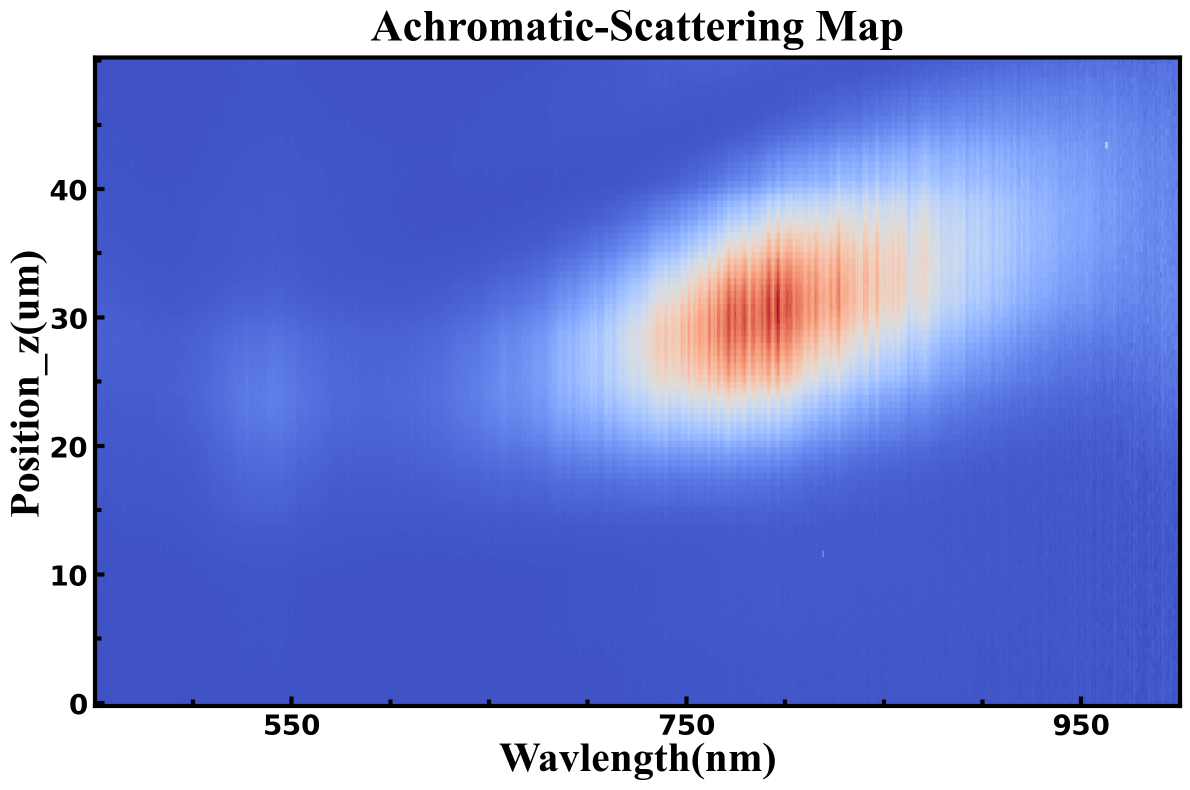
#> input picture Data_process/Scat/ZZS_65nm_AuNConAu_20251118/Image/Achromatic_NC-10_Scattering_Map.png, 2379 x 1579 px (shown at 1/2 size)
$ python -i edge_detection.py   (imports and definitions only)
#> lines starting #> are read from the running program, lines starting #| are printed output that depends on the picture
#> further down, picture is the input picture: shape (1579, 2379, 3); mean B, G, R 214.5, 141.2, 126.4
import os
import cv2 as cv
import numpy as np
from matplotlib import pyplot as plt
import re

# [7 lines of commented-out code are left out]


def sobel_filter(img):
    sobelx = cv.Sobel(img, cv.CV_64F, 1, 0, ksize=5)
    sobely = cv.Sobel(img, cv.CV_64F, 0, 1, ksize=5)
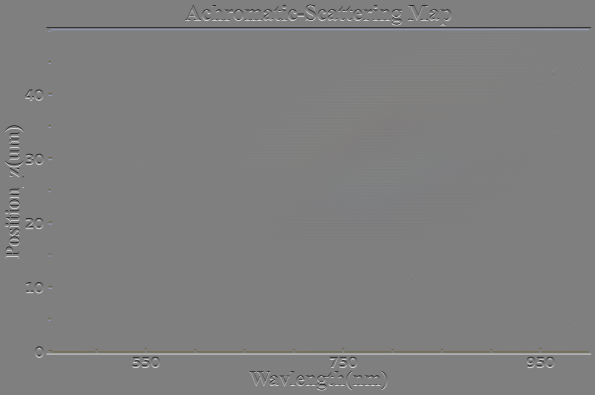
#> sobely: shape (1579, 2379, 3) float64 (shown at 1/4 size); mean B, G, R 0, 0, 0; drawn with min black and max white
    sobelx = cv.convertScaleAbs(sobelx)
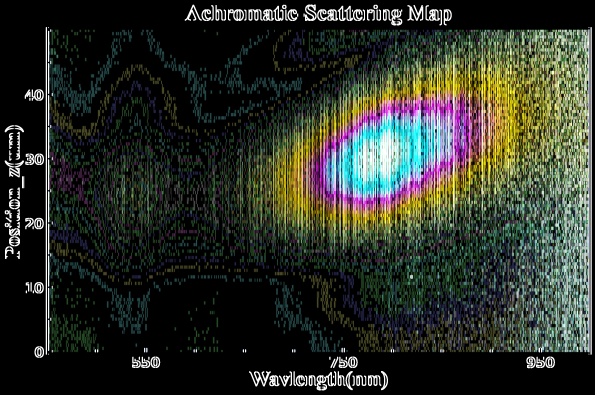
#> sobelx: shape (1579, 2379, 3) (shown at 1/4 size); mean B, G, R 40.8, 49.9, 45.2
    sobely = cv.convertScaleAbs(sobely)
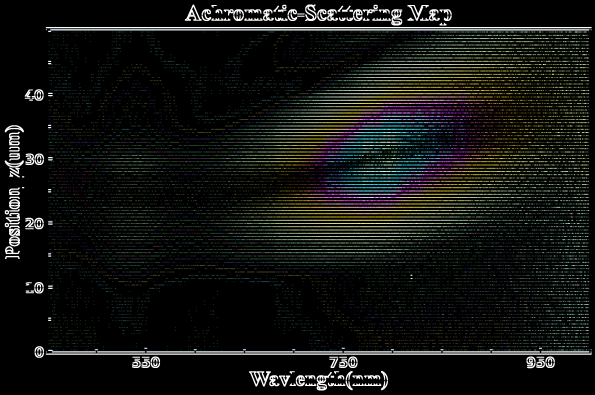
#> sobely: shape (1579, 2379, 3) (shown at 1/4 size); mean B, G, R 18.2, 21.2, 19.6
    sobelxy = cv.addWeighted(sobelx, 0.5, sobely, 0.5, 0)
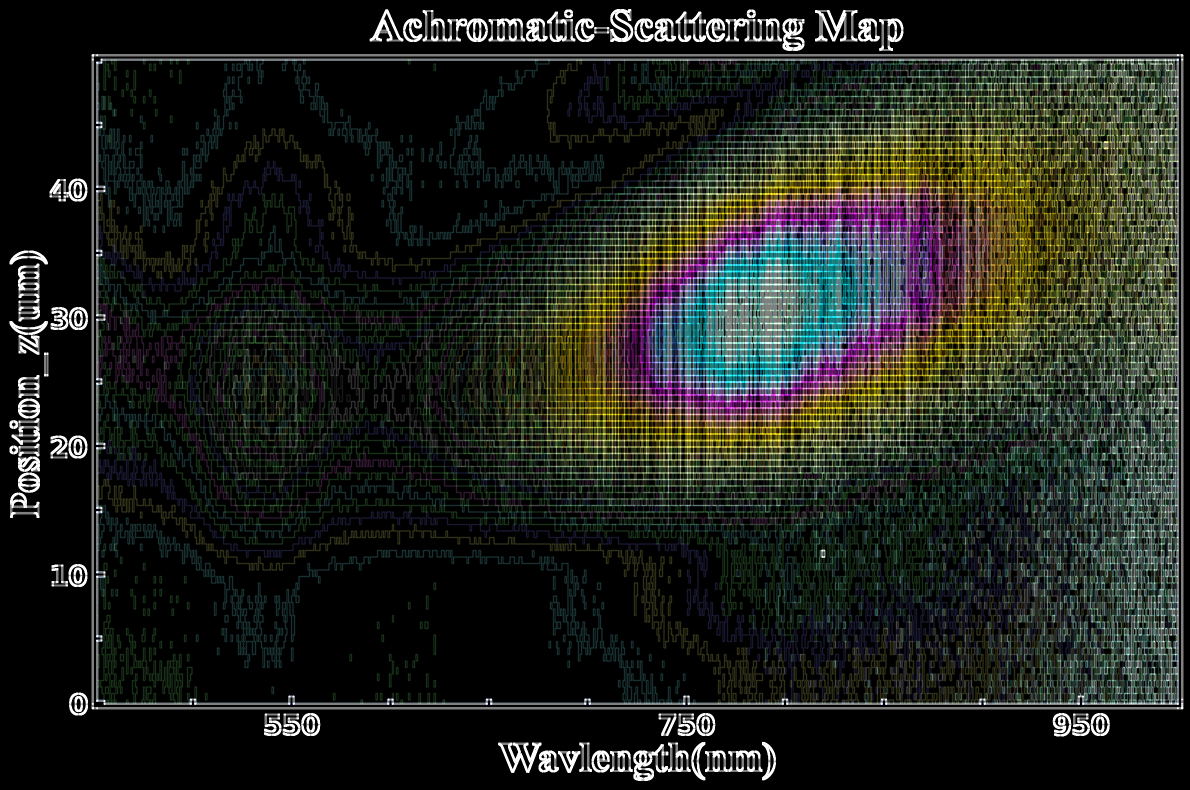
#> sobelxy: shape (1579, 2379, 3) (shown at 1/2 size); mean B, G, R 29.5, 35.6, 32.4
    return sobelxy


# [13 lines left out: functions scharr_filter, laplacian_filter, not called in this run]


# [22 lines not run here, left out]
        # [30 lines of commented-out code are left out]

>>> import cv2
>>> picture = cv2.imread('../../Data_process/Scat/ZZS_65nm_AuNConAu_20251118/Image/Achromatic_NC-10_Scattering_Map.png')
>>> result = sobel_filter(picture)

$ run again, on Data_process/Scat/ZZS_65nm_AuNConAu_20251118/Image/Achromatic_NC-14_Scattering_Map.png
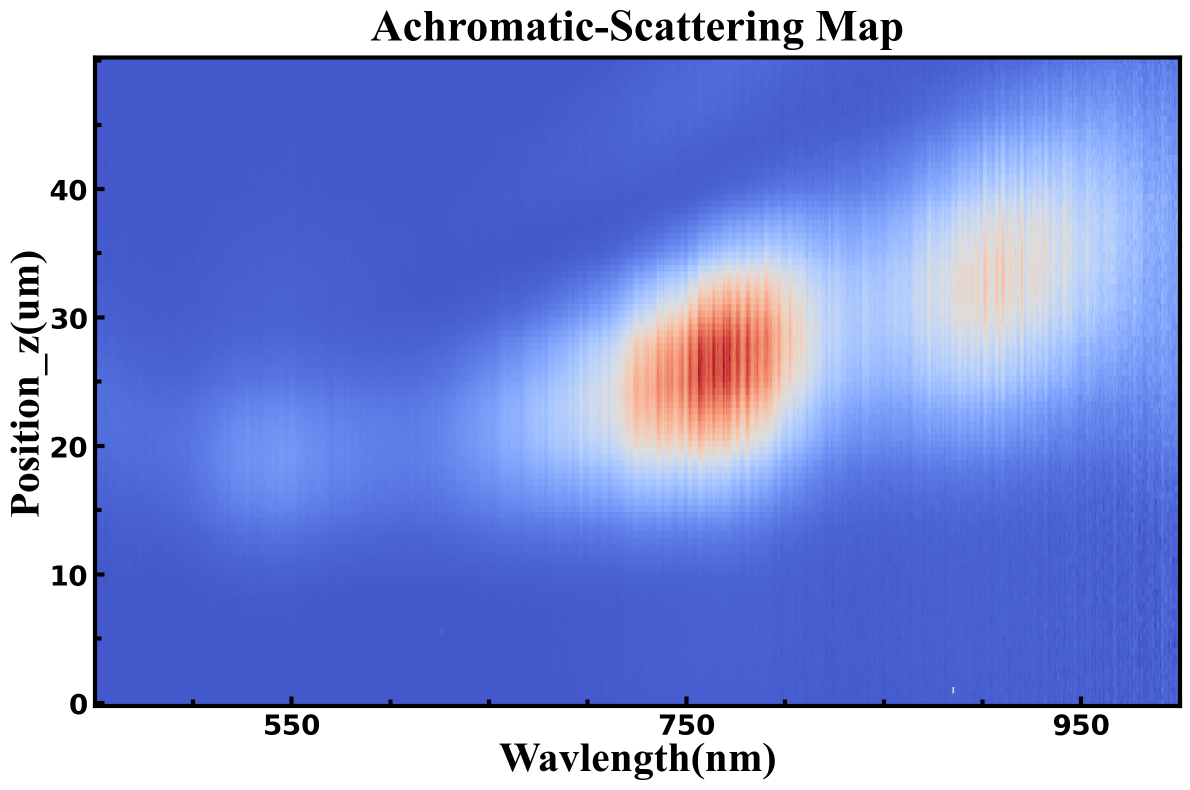
#> input picture Data_process/Scat/ZZS_65nm_AuNConAu_20251118/Image/Achromatic_NC-14_Scattering_Map.png, 2379 x 1579 px (shown at 1/2 size)
#> picture is the input picture: shape (1579, 2379, 3); mean B, G, R 219.4, 149.1, 133
#> in sobel_filter, `sobely = cv.convertScaleAbs(sobely)`:
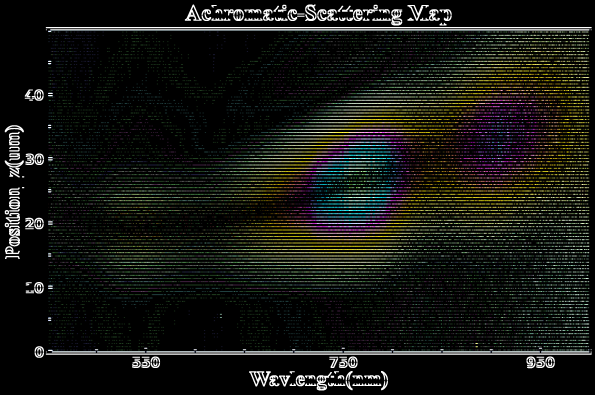
#> sobely: shape (1579, 2379, 3) (shown at 1/4 size); mean B, G, R 19.1, 23.4, 22.2
#> in sobel_filter, `sobelxy = cv.addWeighted(sobelx, 0.5, sobely, 0.5, 0)`:
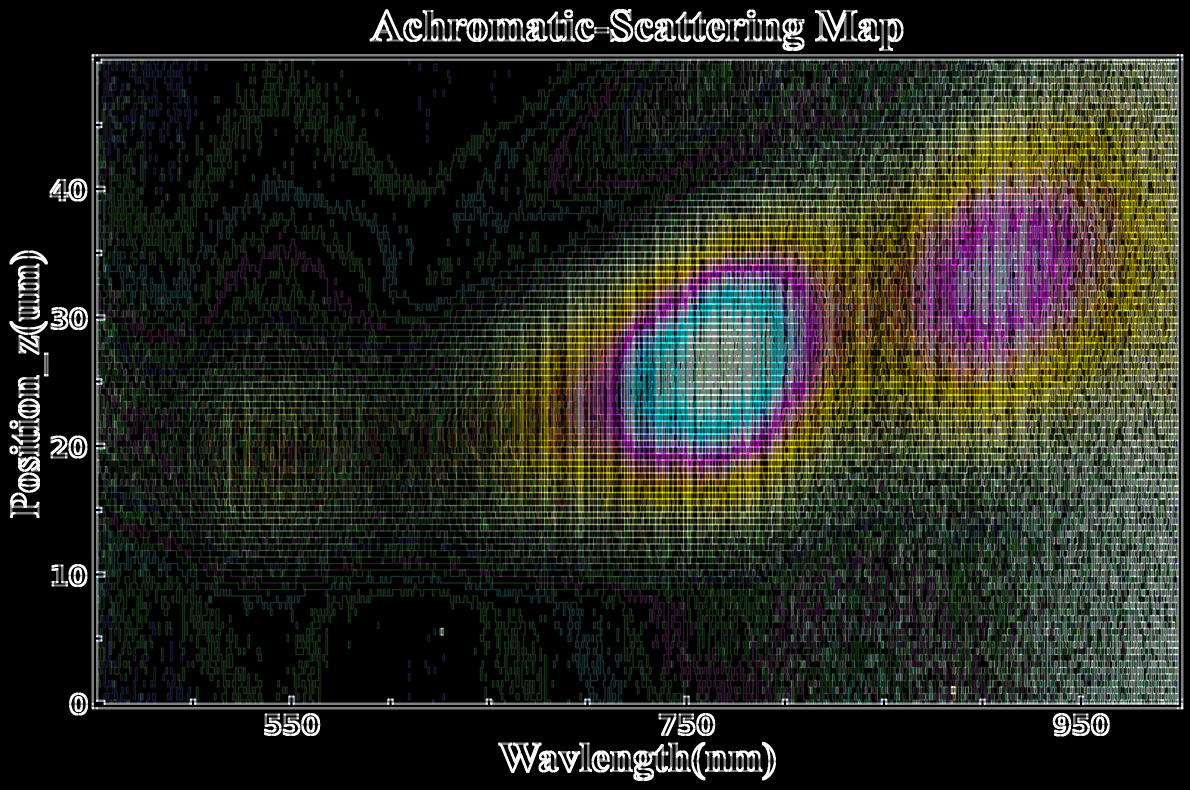
#> sobelxy: shape (1579, 2379, 3) (shown at 1/2 size); mean B, G, R 33.5, 42, 40

$ run again, on Data_process/Scat/ZZS_65nm_AuNConAu_20251118/Image/Achromatic_NC-15_Scattering_Map.png
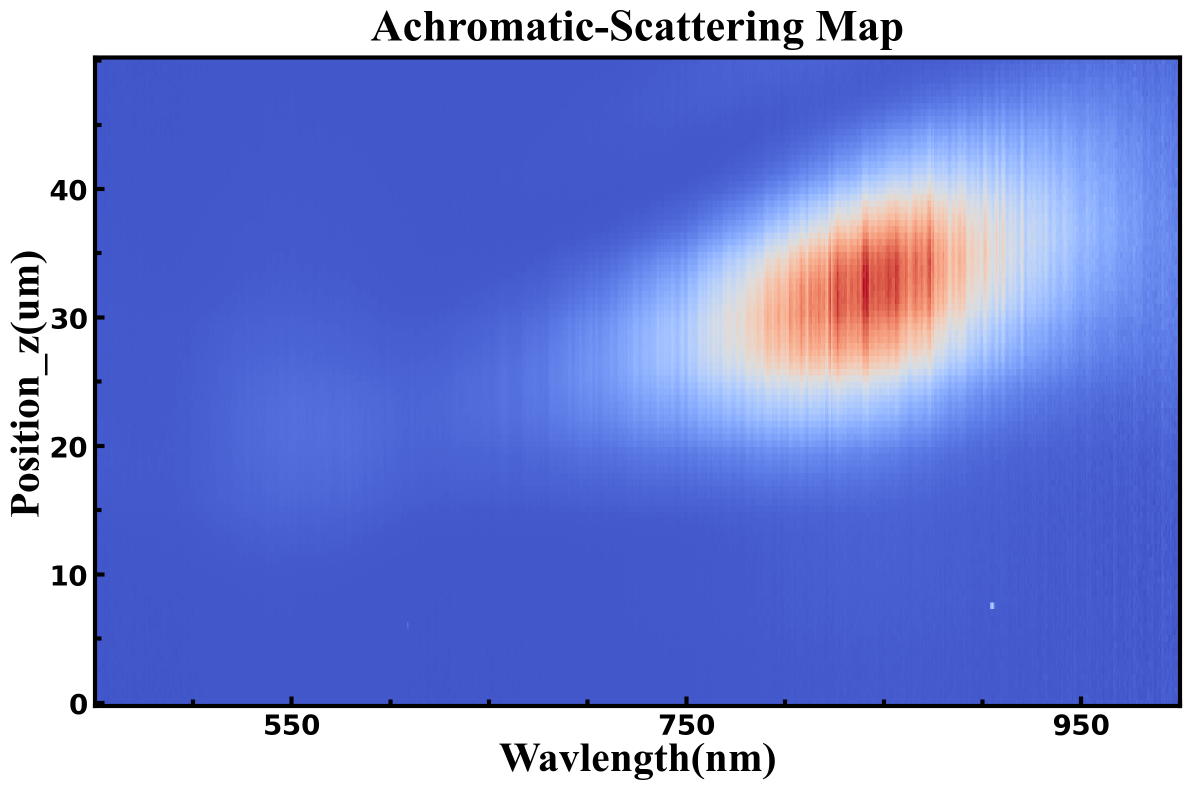
#> input picture Data_process/Scat/ZZS_65nm_AuNConAu_20251118/Image/Achromatic_NC-15_Scattering_Map.png, 2379 x 1579 px (shown at 1/2 size)
#> picture is the input picture: shape (1579, 2379, 3); mean B, G, R 214.4, 140.7, 126.1
#> in sobel_filter, `sobely = cv.convertScaleAbs(sobely)`:
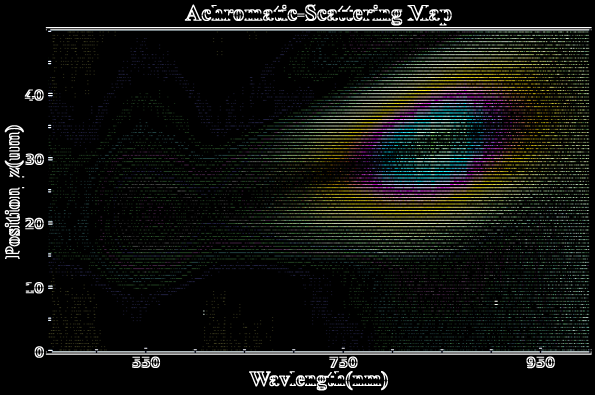
#> sobely: shape (1579, 2379, 3) (shown at 1/4 size); mean B, G, R 17.1, 19.9, 18.3
#> in sobel_filter, `sobelxy = cv.addWeighted(sobelx, 0.5, sobely, 0.5, 0)`:
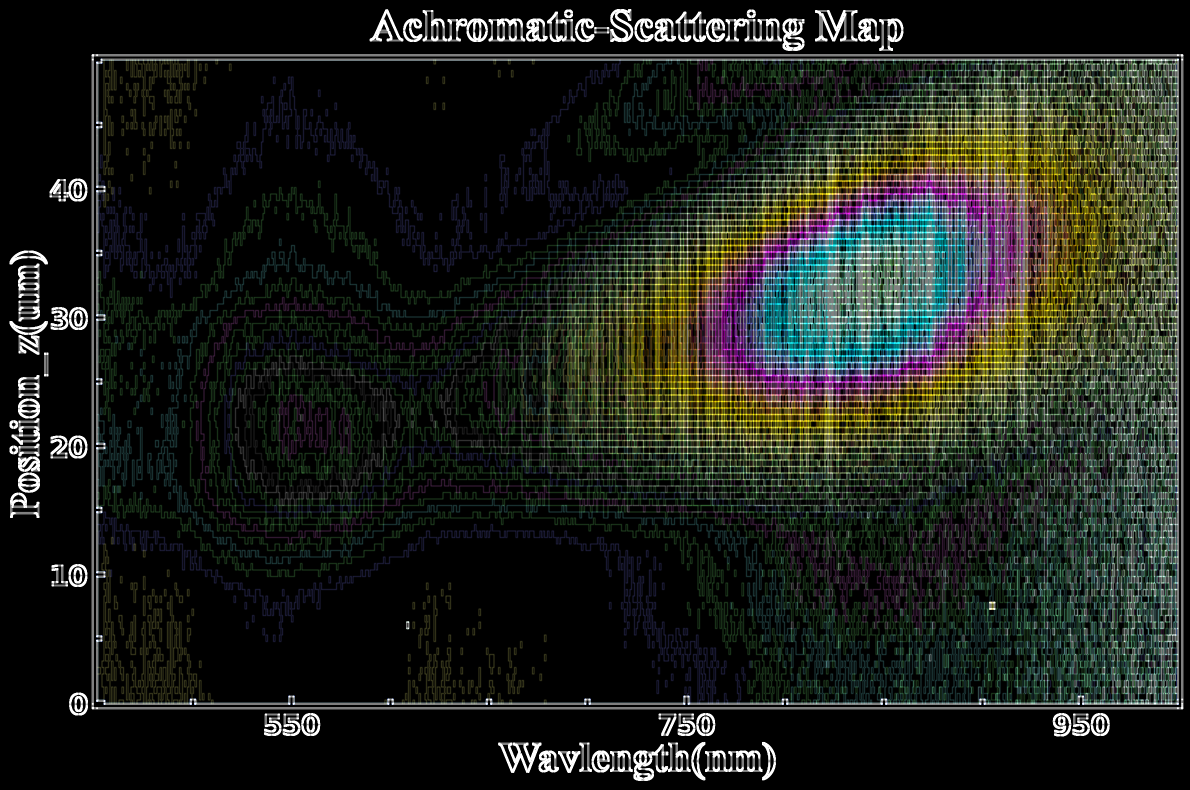
#> sobelxy: shape (1579, 2379, 3) (shown at 1/2 size); mean B, G, R 28.1, 33.9, 30.6
